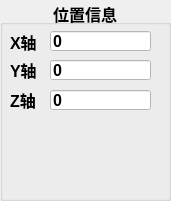
     <widget class="QGroupBox" name="groupBox_13">
      <property name="geometry">
       <rect>
        <x>10</x>
        <y>10</y>
        <width>171</width>
        <height>201</height>
       </rect>
      </property>
      <property name="font">
       <font>
        <family>Arial</family>
        <pointsize>12</pointsize>
        <weight>75</weight>
        <bold>true</bold>
       </font>
      </property>
      <property name="styleSheet">
       <string notr="true"/>
      </property>
      <property name="title">
       <string>位置信息</string>
      </property>
      <property name="alignment">
       <set>Qt::AlignCenter</set>
      </property>
      <widget class="QLineEdit" name="lineEdit_38">
       <property name="geometry">
        <rect>
         <x>50</x>
         <y>31</y>
         <width>101</width>
         <height>20</height>
        </rect>
       </property>
       <property name="font">
        <font>
         <family>Arial</family>
         <pointsize>12</pointsize>
        </font>
       </property>
       <property name="styleSheet">
        <string notr="true">background-color: rgb(255, 255, 255);</string>
       </property>
       <property name="text">
        <string>0</string>
       </property>
      </widget>
      <widget class="QLabel" name="label_48">
       <property name="geometry">
        <rect>
         <x>10</x>
         <y>31</y>
         <width>31</width>
         <height>21</height>
        </rect>
       </property>
       <property name="font">
        <font>
         <family>Arial</family>
         <pointsize>12</pointsize>
        </font>
       </property>
       <property name="text">
        <string>X轴</string>
       </property>
      </widget>
      <widget class="QLabel" name="label_49">
       <property name="geometry">
        <rect>
         <x>10</x>
         <y>59</y>
         <width>31</width>
         <height>21</height>
        </rect>
       </property>
       <property name="font">
        <font>
         <family>Arial</family>
         <pointsize>12</pointsize>
        </font>
       </property>
       <property name="text">
        <string>Y轴</string>
       </property>
      </widget>
      <widget class="QLineEdit" name="lineEdit_39">
       <property name="geometry">
        <rect>
         <x>50</x>
         <y>90</y>
         <width>101</width>
         <height>20</height>
        </rect>
       </property>
       <property name="font">
        <font>
         <family>Arial</family>
         <pointsize>12</pointsize>
        </font>
       </property>
       <property name="styleSheet">
        <string notr="true">background-color: rgb(255, 255, 255);</string>
       </property>
       <property name="text">
        <string>0</string>
       </property>
      </widget>
      <widget class="QLineEdit" name="lineEdit_40">
       <property name="geometry">
        <rect>
         <x>50</x>
         <y>60</y>
         <width>101</width>
         <height>20</height>
        </rect>
       </property>
       <property name="font">
        <font>
         <family>Arial</family>
         <pointsize>12</pointsize>
        </font>
       </property>
       <property name="styleSheet">
        <string notr="true">background-color: rgb(255, 255, 255);</string>
       </property>
       <property name="text">
        <string>0</string>
       </property>
      </widget>
      <widget class="QLabel" name="label_50">
       <property name="geometry">
        <rect>
         <x>10</x>
         <y>89</y>
         <width>31</width>
         <height>21</height>
        </rect>
       </property>
       <property name="font">
        <font>
         <family>Arial</family>
         <pointsize>12</pointsize>
        </font>
       </property>
       <property name="text">
        <string>Z轴</string>
       </property>
      </widget>
     </widget>
